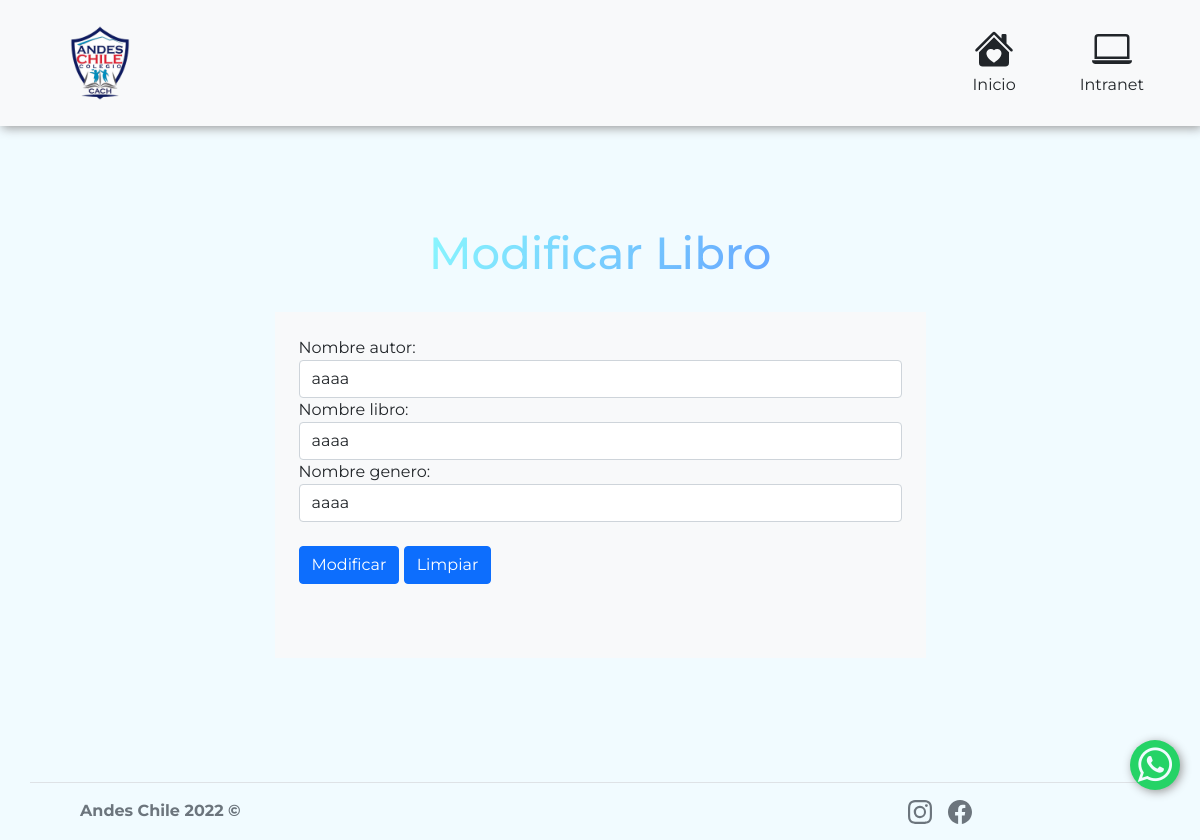
Page /biblioteca/modificarLibro/6 on the committed database.
### rest_taller/models.py (models this page shows, shortened)
class Libro(models.Model):
    sku = models.AutoField(primary_key=True, verbose_name='id')
    autor = models.CharField(max_length=100,null=True, verbose_name='Nombre autor')
    nombreLibro = models.CharField(max_length=100,null=True, verbose_name='Nombre libro')
    genero = models.CharField( max_length=50,verbose_name='Nombre genero')

### biblioteca/views.py (the view, shortened to what this page needs)
# urls.py: path('modificarLibro/<id>',modificarLibro,name="modificarLibro"),
def modificarLibro(request,id):
    book = Libro.objects.get(sku=id)
    datos={
        'formLibro':LibroForm(instance=book)
    }
    return render(request,'biblioteca/modificar_libro.html',datos)

### biblioteca/forms.py
class LibroForm(ModelForm):
    class Meta:
        model = Libro
        fields = ['sku','autor','nombreLibro','genero']
    def __init__(self, *args, **kwargs):
        super(LibroForm, self).__init__(*args, **kwargs)
        for visible in self.visible_fields():
            visible.field.widget.attrs['class'] = 'form-control'

### biblioteca/templates/biblioteca/modificar_libro.html (shortened to what this page needs)
<!DOCTYPE html>
<html lang="es">
<head>
    {% load static %}
    <link rel="stylesheet" href="https://cdn.jsdelivr.net/npm/bootstrap-icons@1.7.2/font/bootstrap-icons.css">
    <link rel="stylesheet" href="https://stackpath.bootstrapcdn.com/font-awesome/4.7.0/css/font-awesome.min.css">
    <link href="{% static 'equipo/css/bootstrap.min.css'%}" rel="stylesheet">
    <link rel="stylesheet" href="{% static 'equipo/css/style.css'%}">
    <link rel="stylesheet" href="{% static 'equipo/css/styleAPI.css'%}">
</head>
<body>
    <nav id="navegador" class="navbar navbar-expand-lg navbar-light bg-light fixed-top col-12">
        <a class="navbar-brand" href="#"><img src="{% static 'equipo/img/logo.png'%}" width="100" height="100" alt="..."> </a>
        <div class="collapse navbar-collapse" id="navbarSupportedContent">
            <ul class="navbar-nav ms-auto mb-2 mb-lg-0 bg-light">
                <li class="nav-item align-items-center text-center">
                    <a href="{% url 'index' %}" class="nav-link text-dark">
                        Inicio
                    </a>
                </li>
                <li class="nav-item align-items-center text-center px-5">
                    <a href="{% url 'loginGoogle' %}" class="nav-link text-dark">
                          Intranet
                    </a>
                </li>
            </ul>
        </div>
    </nav>
    <section id="Comunidad" class="container align-items-center section-padding">
        <h2 class="text-center"><span class="h2Comunidad">Modificar Libro</span></h2>
        <div class="container-fluid align-items-center ">
            <div class="col-md-12 col-lg-7 p-0 pt-4 pb-4 m-auto">
                <form action="" method="POST" id="formulario" class="bg-light p-4 m-auto">
                    <div class="form">
                        {{formLibro}}
                        <br>
                    </div>
                    <input  type="submit" class="btn btn-primary" id="Modificar" value="Modificar">
                    <input type="reset" class="btn btn-primary" id="limpia" value="Limpiar">
                    <div id="exito" class="alert alert-succes" role="alert">
                    </div>
                </form>
            </div>
    </section>
    <footer class="container d-flex flex-wrap justify-content-between align-items-center py-3 border-top ">
        <div class="col-md-4 d-flex align-items-center ">
            <a href="/ " class="mb-3 me-2 mb-md-0 text-muted text-decoration-none lh-1">
                <svg class="bi" width="30" height="24">
                    <use xlink:href="#bootstrap"></use>
                </svg>
            </a>
            <span class="text-muted"><strong>Andes Chile 2022 &copy;</strong></span>
        </div>
        <ul class="nav col-md-4 justify-content-end ">
            <li class="ms-3">
                <a class="text-muted" href="https://www.instagram.com/cach.colegioandeschile/">
                </a>
            </li>
            <li class="ms-3"><a class="text-muted" href="https://www.facebook.com/colegioandeschile"></a></li>
        </ul>
        <div class="btn-float">
            <a href="https://wa.me/56949147149?text=Hola,%20estoy%20busca%20de%20información,%20mi%20consulta%20es%20la%20siguiente:" class="whatsapp" target="_blank"><i class="fa fa-whatsapp whatsapp-icon"></i></a>
        </div>
    </footer>
</body>
</html>

### equipo/static/equipo/css/style.css (style rules this page uses)
* { font-family: 'Montserrat', sans-serif; }
body { background: #f1fbff; }
#Comunidad { border-bottom: 0%; }
.navbar-brand { margin-left: 50px; }
.section-padding { padding: 100px 0; }
.h2Comunidad { font-size: 45px; -webkit-background-clip: text; background-clip: text; -webkit-text-fill-color: transparent; background-image: linear-gradient(120deg, #89f7fe 0%, #66a6ff 100%); }
.navbar { box-shadow: 2px 2px 10px #999; position: sticky; top: 0; }
.whatsapp { position: fixed; width: 70px; height: 70px; bottom: 50px; right: 20px; background-color: #25d366; color: #FFF; border-radius: 80px; text-align: center; font-size: 35px; z-index: 1; box-shadow: 2px 2px 10px #999; }
.whatsapp-icon { margin-top: 10px; font-size: 50px; color: #f1fbff; }
@media only screen and (min-width: 320px) { .whatsapp { position: fixed; width: 50px; height: 50px; bottom: 50px; right: 20px; background-color: #25d366; color: #FFF; border-radius: 80px; text-align: center; font-size: 35px; z-index: 1; } }
@media only screen and (min-width: 320px) { .whatsapp-icon { margin-top: 5px; font-size: 40px; color: #f1fbff; } }

### rows in the picture
Libro: autor "aaaa", nombreLibro "aaaa", genero "aaaa"
